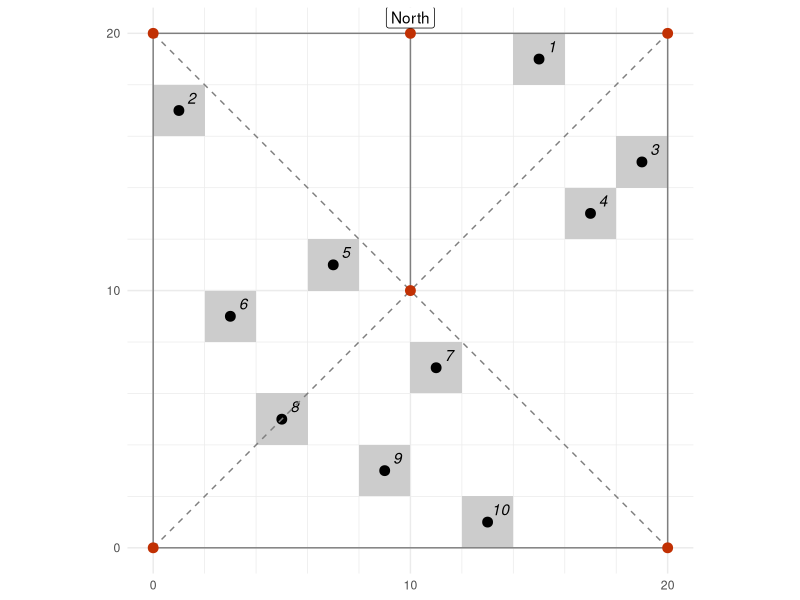

Recreate this plot in R.
## ---- chunk 1
#| label: fig-nscm-coreplot
#| fig-cap: "Example core diagram for a 20 × 20 m plot, showing a latin-square sampling arrangement. The positions of the plot marker pegs are shown as red dots, and the position of the tapes defining the plot bounds are shown as grey lines. A plot like this can be resampled 10 times before all 100 cells have been visited, without fear of resampling a disturbed cell."

library(ggplot2)

r <- expand.grid(seq(10), seq(10)) 
r <- r * 2
r$core <- NA
r$core[c(7, 15, 23, 36, 42, 54, 69, 80, 81, 98)] <- TRUE
r$lab <- NA
r$lab[which(r$core == TRUE)] <- rev(seq(1, 10))

ggplot(r) +
  # grid cells
  geom_raster(aes(x = Var1, y = Var2, fill = core),
              show.legend = FALSE, hjust = 0, vjust = 0) +
  # core points
  geom_point(aes(x = Var1 -1, y = Var2 -1, colour = core), size = 3,
             show.legend = FALSE) +
  # core numbers
  geom_text(aes(x = Var1 -0.5, y = Var2 -0.5, label = lab), colour = 'black',
            fontface = 'italic', show.legend = FALSE) +
  # tapes
  annotate(geom = 'segment', x =  0, y =  0, xend =  0, yend = 20, colour = 'grey50') +
  annotate(geom = 'segment', x = 20, y =  0, xend =  0, yend =  0, colour = 'grey50') +
  annotate(geom = 'segment', x = 20, y = 20, xend =  0, yend = 20, colour = 'grey50') +
  annotate(geom = 'segment', x = 10, y = 10, xend = 10, yend = 20, colour = 'grey50') +
  annotate(geom = 'segment', x = 20, y = 0, xend = 20, yend = 20, colour = 'grey50') +
  annotate(geom = 'segment', x =  0, y = 20, xend = 20, yend =  0, colour = 'grey50', linetype = 2) +
  annotate(geom = 'segment', x =  0, y = 0, xend = 20, yend =  20, colour = 'grey50', linetype = 2) +
  # marker pegs
  annotate(geom = 'point', x =  0, y =  0, colour = '#c13003', size = 3) +
  annotate(geom = 'point', x = 10, y = 10, colour = '#c13003', size = 3) +
  annotate(geom = 'point', x = 10, y = 20, colour = '#c13003', size = 3) +
  annotate(geom = 'point', x =  0, y = 20, colour = '#c13003', size = 3) +
  annotate(geom = 'point', x = 20, y =  0, colour = '#c13003', size = 3) +
  annotate(geom = 'point', x = 20, y = 20, colour = '#c13003', size = 3) +
  annotate(geom = 'label', label = 'North', x = 10, y = 20, vjust = -0.25)  +
  scale_fill_manual(values =   c('TRUE' = 'grey80'), na.value = '#ffffff00') +
  scale_colour_manual(values = c('TRUE' = 'black'),  na.value = '#ffffff00') +
  scale_x_continuous(breaks = c(0, 10, 20), minor_breaks = seq(10) * 2) +
  scale_y_continuous(breaks = c(0, 10, 20), minor_breaks = seq(10) * 2) +
  theme_minimal() +
  theme(axis.title = element_blank(),
        axis.ticks = element_blank()) +
  coord_equal()
